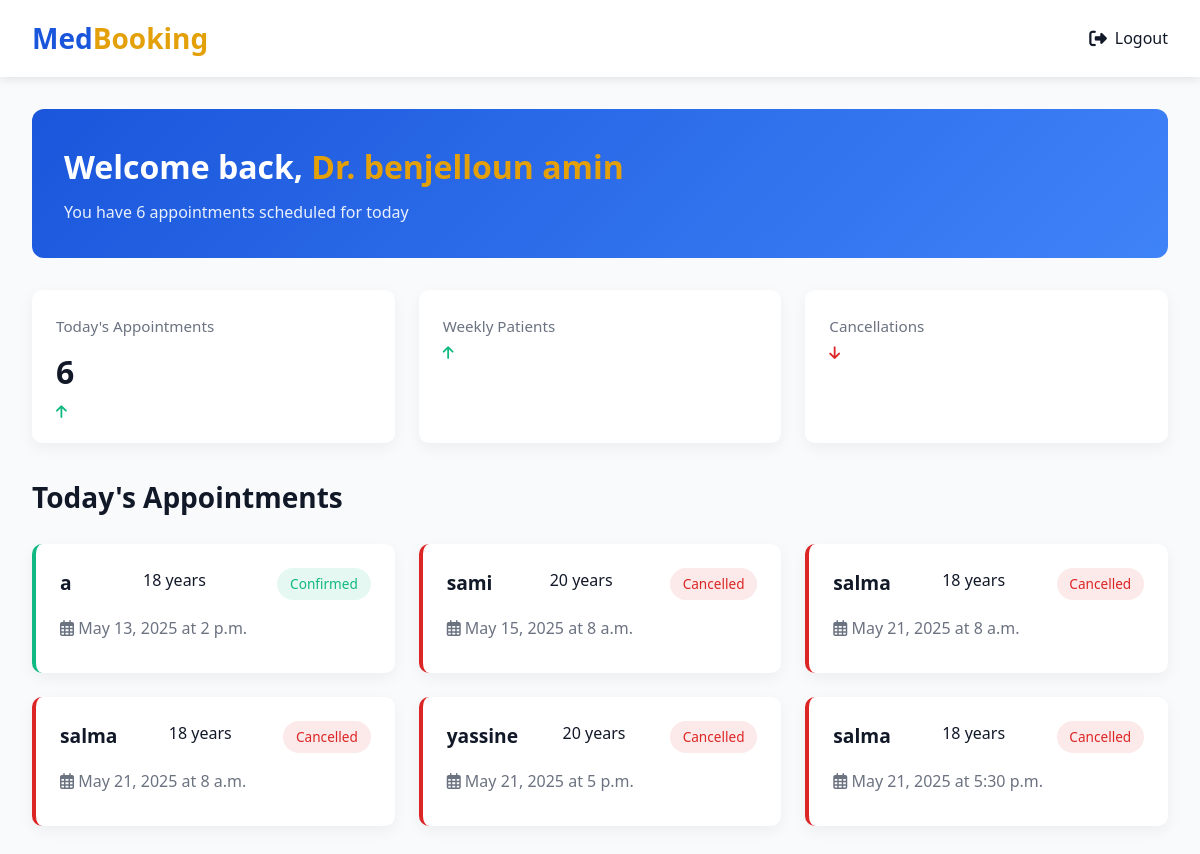
/doctor/ (signed in), run on the app's committed database.
### medbooking/models.py (models this page shows, shortened)
class Doctor(models.Model):
    GENDER_CHOICES = [
        ('Male', 'Male'),
        ('Female', 'Female'),
    ]
    name = models.CharField(max_length=150)
    email = models.EmailField(unique=True)
    age = models.PositiveIntegerField(default=18)
    password = models.CharField(max_length=128)
    city = models.CharField(max_length=100)
    gender = models.CharField(max_length=6, choices=GENDER_CHOICES, default='Male' )
    specialty = models.CharField(max_length=100)
    clinic_address = models.TextField()
    experience_years = models.IntegerField()

class Appointment(models.Model):
    STATUS_CHOICES = [
        ('Pending', 'Pending'),
        ('Confirmed', 'Confirmed'),
        ('Rescheduled', 'Rescheduled'),
        ('Cancelled', 'Cancelled'),
        ('Refused', 'Refused'),
    ]
    patient = models.ForeignKey(Patient, on_delete=models.CASCADE, related_name='appointments')
    doctor = models.ForeignKey(Doctor, on_delete=models.CASCADE, related_name='appointments')
    date = models.DateField()
    time = models.TimeField()
    status = models.CharField(max_length=20, choices=STATUS_CHOICES, default='Pending')
    reschedule_message = models.TextField(blank=True, null=True)

class Patient(AbstractBaseUser, PermissionsMixin):
    GENDER_CHOICES = [
        ('Male', 'Male'),
        ('Female', 'Female'),
    ]
    username = models.CharField(max_length=150, unique=True)
    email = models.EmailField(unique=True)
    age = models.PositiveIntegerField(default=18)
    gender= models.CharField(max_length=6, choices=GENDER_CHOICES, default='Male')
    is_active = models.BooleanField(default=True)
    is_staff = models.BooleanField(default=False)
    is_superuser = models.BooleanField(default=False)  # Required for admin access
    groups = models.ManyToManyField(
        'auth.Group',
        related_name='patient_groups',  # Add related_name to avoid conflict
        blank=True,
    )
    user_permissions = models.ManyToManyField(
        'auth.Permission',
        related_name='patient_user_permissions',  # Add related_name to avoid conflict
        blank=True,
    )
    objects = PatientManager()
    USERNAME_FIELD = 'username'
    REQUIRED_FIELDS = ['email']

### medbooking/views.py (the view)
# urls.py: path('doctor/', views.doctor, name='doctor'),
def doctor(request):
    email = request.session.get('doctor_email')
    doctor = Doctor.objects.filter(email=email).first()
    appointments = Appointment.objects.filter(doctor=doctor).order_by('date', 'time') if doctor else []
    return render(request, 'doctor.html', {'doctor': doctor, 'appointments': appointments})

### medbooking/templates/doctor.html (shortened to what this page needs)
<!DOCTYPE html>
<html lang="en">
<head>
    <link rel="stylesheet" href="https://cdnjs.cloudflare.com/ajax/libs/font-awesome/6.4.0/css/all.min.css">
</head>
<body>
    <nav class="navbar">
        <div class="logo">Med<span>Booking</span></div>
        <div class="nav-links">
            <a href="{% url 'home' %}">
                <i class="fas fa-sign-out-alt"></i>
                <span>Logout</span>
            </a>
        </div>
    </nav>
    <div class="container">
        <div class="welcome-banner">
            <div class="welcome-text">
                <h1>Welcome back, <span>Dr. {{ doctor.name }}</span></h1>
                <p>You have {{ appointments|length }} appointments scheduled for today</p>
            </div>
        </div>
        <div class="stats-container">
            <div class="stat-card">
                <div class="stat-title">Today's Appointments</div>
                <div class="stat-value">{{ appointments|length }}</div>
                <div class="stat-change up">
                    <i class="fas fa-arrow-up"></i>
                </div>
            </div>
            <div class="stat-card">
                <div class="stat-title">Weekly Patients</div>
                <div class="stat-change up">
                    <i class="fas fa-arrow-up"></i>
                </div>
            </div>
            <div class="stat-card">
                <div class="stat-title">Cancellations</div>
                <div class="stat-change down">
                    <i class="fas fa-arrow-down"></i>
                </div>
            </div>
        </div>
        <h2 class="section-title">Today's Appointments</h2>
        {% if appointments %}
        <div class="appointments-grid">
            {% for appointment in appointments %}
            <div class="appointment-card {{ appointment.status|lower }}">
                <div class="appointment-header">
                    <div class="patient-name">{{ appointment.patient.username }}</div>
                    <div class="patient-age">{{ appointment.patient.age }} years</div>
                    <div class="appointment-status status-{{ appointment.status|lower }}">
                        {{ appointment.status }}
                    </div>
                </div>
                <div class="appointment-time">
                    <i class="far fa-calendar-alt"></i> {{ appointment.date }} at {{ appointment.time }}
                </div>
            </div>
            {% endfor %}
        </div>
        {% else %}
        <div class="no-appointments">
            <i class="far fa-calendar-check"></i>
            <h3>No Appointments Scheduled</h3>
            <p>You don't have any appointments scheduled for today.</p>
        </div>
        {% endif %}
    </div>
</body>
</html>

### medbooking/templates/doctor.html (style rules this page uses)
:root { --primary-blue: #1a56db; --secondary-blue: #3f83f8; --accent-yellow: #e3a008; --dark-gray: #111827; --medium-gray: #6b7280; --light-gray: #f3f4f6; --white: #ffffff; --success-green: #10b981; --warning-orange: #f59e0b; --error-red: #dc2626; }
* { margin: 0; padding: 0; box-sizing: border-box; }
body { font-family: 'Segoe UI', 'Roboto', 'Helvetica Neue', sans-serif; background-color: #f8fafc; color: var(--dark-gray); line-height: 1.6; }
.navbar { background-color: var(--white); box-shadow: 0 2px 10px rgba(0, 0, 0, 0.1); padding: 1rem 2rem; display: flex; justify-content: space-between; align-items: center; }
.logo { font-family: 'Segoe UI', 'Roboto', 'Helvetica Neue', sans-serif; font-weight: 700; font-size: 1.75rem; color: var(--primary-blue); }
.logo span { color: var(--accent-yellow); }
.nav-links { display: flex; align-items: center; gap: 1.5rem; }
.nav-links a { text-decoration: none; color: var(--dark-gray); font-weight: 500; display: flex; align-items: center; gap: 0.5rem; transition: color 0.2s ease; }
.nav-links a i { font-size: 1.1rem; }
.container { max-width: 1200px; margin: 2rem auto; padding: 0 2rem; }
.welcome-banner { background: linear-gradient(135deg, var(--primary-blue), var(--secondary-blue)); color: white; padding: 2rem; border-radius: 12px; margin-bottom: 2rem; display: flex; justify-content: space-between; align-items: center; }
.welcome-text h1 { font-family: 'Segoe UI', 'Roboto', 'Helvetica Neue', sans-serif; font-size: 2rem; margin-bottom: 0.5rem; }
.welcome-text h1 span { color: var(--accent-yellow); font-style: 'Segoe UI', 'Roboto', 'Helvetica Neue', sans-serif; }
.welcome-text p { opacity: 0.9; }
.stats-container { display: grid; grid-template-columns: repeat(3, 1fr); gap: 1.5rem; margin-bottom: 2rem; }
.stat-card { background-color: var(--white); border-radius: 10px; padding: 1.5rem; box-shadow: 0 5px 15px rgba(0, 0, 0, 0.05); }
.stat-title { font-size: 0.95rem; color: var(--medium-gray); margin-bottom: 0.5rem; }
.stat-value { font-size: 2rem; font-weight: 700; color: var(--dark-gray); }
.stat-change { display: flex; align-items: center; margin-top: 0.5rem; font-size: 0.9rem; }
.stat-change.up { color: var(--success-green); }
.stat-change.down { color: var(--error-red); }
.section-title { font-family: 'Segoe UI', 'Roboto', 'Helvetica Neue', sans-serif; font-size: 1.75rem; margin-bottom: 1.5rem; color: var(--dark-gray); }
.appointments-grid { display: grid; grid-template-columns: repeat(auto-fill, minmax(350px, 1fr)); gap: 1.5rem; }
.appointment-card { background-color: var(--white); border-radius: 10px; box-shadow: 0 5px 15px rgba(0, 0, 0, 0.05); padding: 1.5rem; border-left: 4px solid; transition: transform 0.2s ease, box-shadow 0.2s ease; }
.appointment-card.confirmed { border-left-color: var(--success-green); }
.appointment-card.cancelled { border-left-color: var(--error-red); }
.appointment-header { display: flex; justify-content: space-between; align-items: flex-start; margin-bottom: 1rem; }
.patient-name { font-weight: 600; font-size: 1.2rem; color: var(--dark-gray); }
.appointment-status { padding: 0.3rem 0.8rem; border-radius: 20px; font-size: 0.85rem; font-weight: 500; }
.status-confirmed { background-color: rgba(16, 185, 129, 0.1); color: var(--success-green); }
.status-cancelled { background-color: rgba(220, 38, 38, 0.1); color: var(--error-red); }
.appointment-time { font-weight: 500; color: var(--medium-gray); margin-bottom: 0.5rem; }

### data on the page
Doctor: name "benjelloun amin"
Appointment: patient.username "a", patient.age "18", status "Confirmed", date "May 13, 2025", time "2 p.m."
Appointment: patient.username "sami", patient.age "20", status "Cancelled", date "May 15, 2025", time "8 a.m."
Appointment: patient.username "salma", patient.age "18", status "Cancelled", date "May 21, 2025", time "8 a.m."
Appointment: patient.username "salma", patient.age "18", status "Cancelled", date "May 21, 2025", time "8 a.m."
Appointment: patient.username "yassine", patient.age "20", status "Cancelled", date "May 21, 2025", time "5 p.m."
Appointment: patient.username "salma", patient.age "18", status "Cancelled", date "May 21, 2025", time "5:30 p.m."

### other printed values
{{ appointments|length }} "6"
